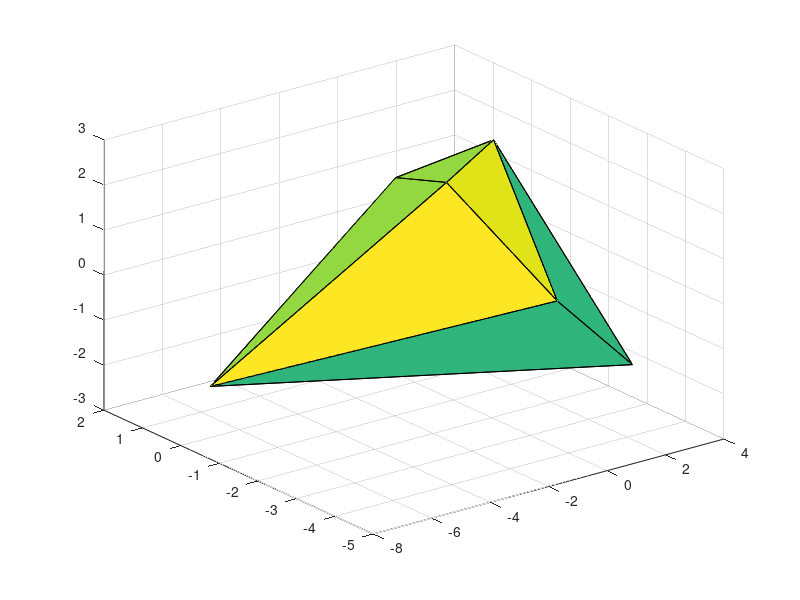

This chart was generated by the following MATLAB code: (Note: this script raises an error after producing the figure.)
addpath('../../Visualization/');
addpath('../../PoissonForest/');
close all;
% randn('state',0);
% Obstacle
% forest{1} = [0+0.05 0 -0.5;1+0.05 0 -0.5;0+0.05 1 -0.5;0+0.05 0 1-0.5]';
forest{1} = 2*randn(3,10);
% forest{1} = 20*[0 0 -2/20;0.1 0 -2/20;0.1 0.1 -2/20;0 0.1 -2/20;0 0 2/20;0.1 0 2/20;0.1 0.1 2/20;0 0.1 2/20]' + repmat([0.3;0;0],1,8);
K = convhull(forest{1}(1,:),forest{1}(2,:),forest{1}(3,:));
clf
trisurf(K,forest{1}(1,:),forest{1}(2,:),forest{1}(3,:));
alpha(0.5);

%[forest, forestMPT] = poissonForestFixed(0.5,-0.3,2);
%plot(forestMPT);


% Load funnel library
load('../../FunnelLibrary/funnelLibraryArtificial.mat');

funnel = funnelLibrary(1);
V = funnel.V;

N = length(funnel.ts);

tic
x0s = funnel.xyz;

ds = zeros(N,1);
ns = zeros(N,3);

for k = 1:N
    % Compute shift required
    forestk{1} = forest{1} - repmat(x0s(:,k),1,size(forest{1},2));
    cS = funnel.cS{k};
    forestk_tr{1} = cS*forestk{1};
    [dk_tr,nk_tr] = testResolveCollision(forestk_tr); % keyboard;
    
%     veck = cS\(abs(dk_tr)*nk_tr);
%     ns(k,:) = (veck/norm(veck))';
%     ds(k) = sign(dk_tr)*norm(veck);

    ns(k,:) = nk_tr'*cS;
    ds(k) = dk_tr;

end

% Now, setup and solve QP
q = eye(3);
c = zeros(1,3);
a = ns;
blc = -ds;
cmd = 'minimize echo(0)';


tic
res = mskqpopt(q,c,a,blc,[],[],[],[],cmd);
toc


% % Now gurobi
% model.Q = sparse(q);
% model.obj = c';
% model.A = sparse(a);
% model.rhs = blc;
% model.sense = '>';
% model.lb = -Inf*ones(length(c),1);
% params.OutputFlag = false;
% tic
% result = gurobi(model,params);
% toc


% Plot stuff
plotopts.num_samples = 1000;
plotopts.ts = funnel.ts;
plotopts.x0 = funnel.xtraj;
plotopts.inclusion = 'projection';

% res.sol.itr.xx = cS\res.sol.itr.xx;

% plot original funnel
plotShiftedFunnel(V,zeros(12,1),plotopts);
hold on
% Now, plot shifted funnel
% plotShiftedFunnel(V,[res.sol.itr.xx;zeros(9,1)],plotopts);


% Draw another figure with just the shifted one
figure
trisurf(K,forest{1}(1,:),forest{1}(2,:),forest{1}(3,:));
alpha(0.5);
% Now, plot shifted funnel
plotShiftedFunnel(V,[res.sol.itr.xx;zeros(9,1)],plotopts);

return;

addpath('../../Visualization/');
close all;
% randn('state',0);
% Obstacle
% forest{1} = [0+0.05 0 -0.5;1+0.05 0 -0.5;0+0.05 1 -0.5;0+0.05 0 1-0.5]';
forest{1} = 2*randn(3,10);
K = convhull(forest{1}(1,:),forest{1}(2,:),forest{1}(3,:));
clf
trisurf(K,forest{1}(1,:),forest{1}(2,:),forest{1}(3,:));
alpha(0.5);

% Ellipsoid
Sr = randn(3,3);
S = Sr*Sr';
V = QuadraticLyapunovFunction(CoordinateFrame('sphere_frame',3,'x'),S,zeros(3,1),0);

% Transform ellipsoid to make it sphere (and transform obstacle
% accordingly)
cS = chol(S);

% Centers of sphere
x0s = [0 0 0; 0.3 0 0; 0.6 0 0]' + randn(1);
N = size(x0s,2);

ds = zeros(N,1);
ns = zeros(N,3);

for k = 1:N
    % Compute shift required
    forestk{1} = forest{1} - repmat(x0s(:,k),1,size(forest{1},2));
    forestk_tr{1} = cS*forestk{1};
    [dk_tr,nk_tr] = testResolveCollision(forestk_tr);
    
%     veck = cS\(abs(dk_tr)*nk_tr);
%     ns(k,:) = (veck/norm(veck))';
%     ds(k) = sign(dk_tr)*norm(veck);

    ns(k,:) = nk_tr'*cS;
    ds(k) = dk_tr;

end

% Now, setup and solve QP
q = S; % eye(3);
c = zeros(1,3);
a = ns;
blc = -ds;
cmd = 'minimize echo(0)';

tic
res = mskqpopt(q,c,a,blc,[],[],[],[],cmd);
toc

% Plot stuff
plotopts.num_samples = 1000;

% res.sol.itr.xx = cS\res.sol.itr.xx;

% plot original funnel
for k = 1:N
    x_shifted = x0s(:,k); % + res.sol.itr.xx;
    hold on
    plotShiftedFunnel(V,x_shifted,plotopts);
    axis equal
end

% Now, plot shifted funnel
for k = 1:N
    x_shifted = x0s(:,k) + res.sol.itr.xx;
    hold on
    plotShiftedFunnel(V,x_shifted,plotopts);
    axis equal
end

% Draw another figure with just the shifted one
figure
trisurf(K,forest{1}(1,:),forest{1}(2,:),forest{1}(3,:));
alpha(0.5);

hold on
% Now, plot shifted funnel
for k = 1:N
    x_shifted = x0s(:,k) + res.sol.itr.xx;
    hold on
    plotShiftedFunnel(V,x_shifted,plotopts);
    axis equal
end








